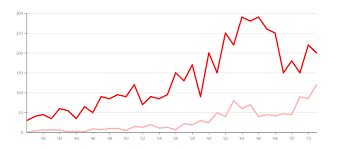
#> input picture grafica.png, 339 x 149 px
$ python practica_canny.py
#> lines starting #> are read from the running program, lines starting #| are printed output that depends on the picture; after the words box and inside, x2 and y2 are one past the last pixel; in counts of white or black regions, pixels touching at a corner belong together
import cv2
import numpy as np
x = cv2.__version__
from matplotlib import pyplot as plt


img = cv2.imread('grafica.png',0)
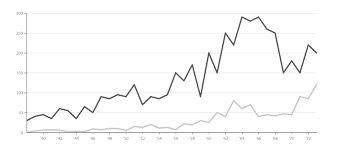
#> img: shape (149, 339); min 76, max 255, mean 250.2
cannyImage = cv2.Canny(img,100,200)  #minimo y maximo de umbral
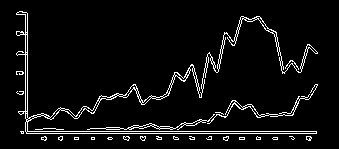
#> cannyImage: shape (149, 339); 5.5% white in thin lines or dots, all inside (x1, y1, x2, y2) = (16, 11, 318, 141)
np.uint8(np.absolute(cannyImage))

plt.subplot(121),plt.imshow(img,cmap = 'gray')
plt.title('Original '), plt.xticks([]), plt.yticks([])
plt.subplot(122),plt.imshow(cannyImage,cmap = 'gray')
plt.title('transformación'), plt.xticks([]), plt.yticks([])
plt.show()
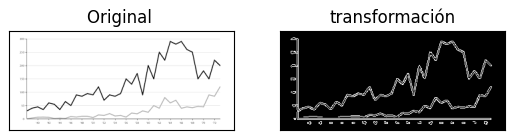
#> figure drawn by matplotlib, 2 panels

$ run again, with prueba_kernel_1.png copied over grafica.png
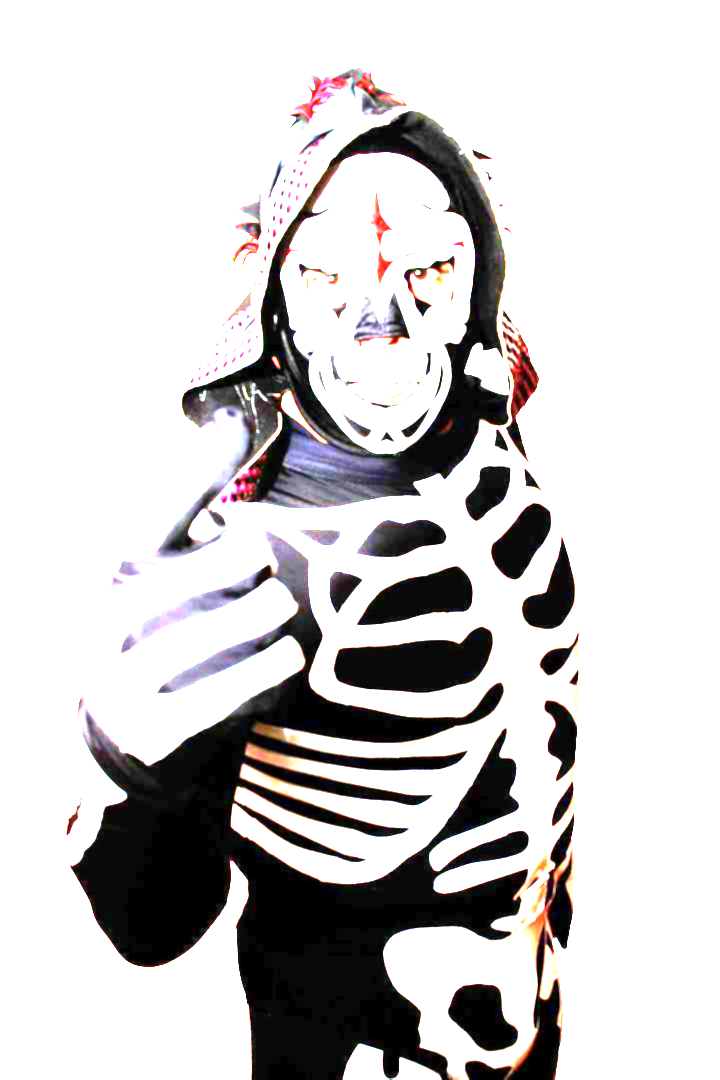
#> input picture prueba_kernel_1.png, 720 x 1080 px
#> `cannyImage = cv2.Canny(img,100,200)`:
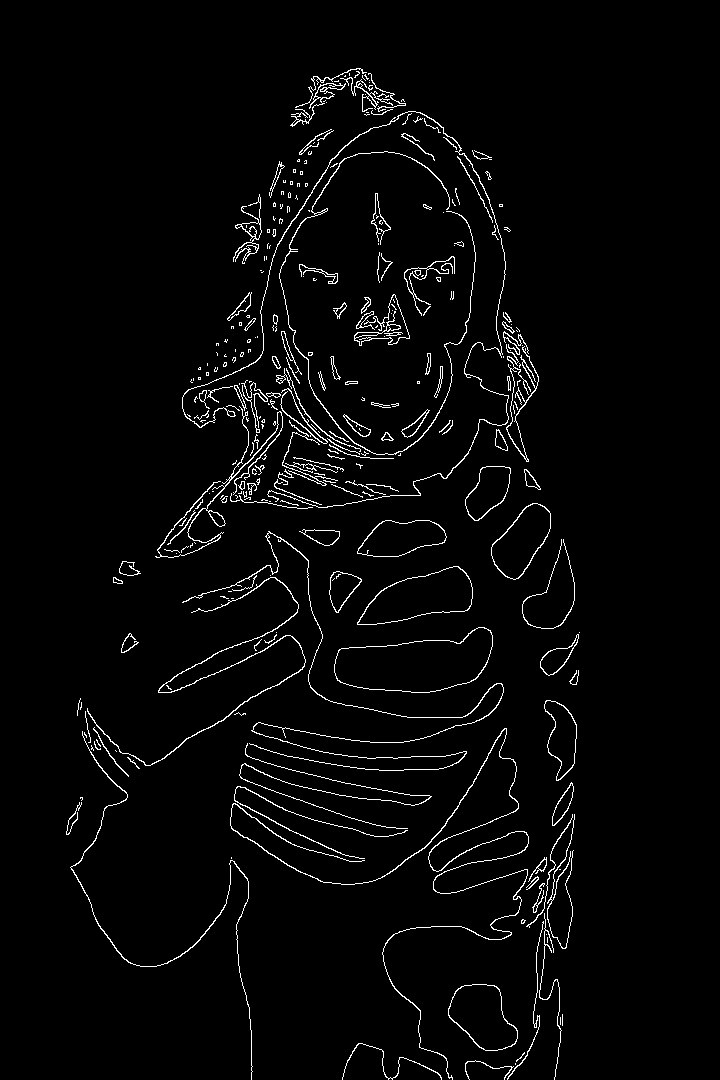
#> cannyImage: shape (1080, 720); 2.8% white in thin lines or dots, all inside (x1, y1, x2, y2) = (66, 68, 580, 1080)
#> `plt.show()`:
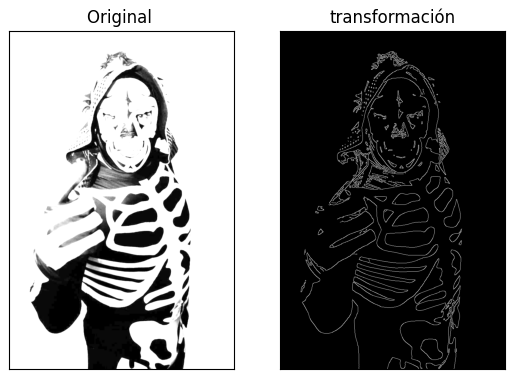
#> figure drawn by matplotlib, 2 panels

$ run again, with sudoku.png copied over grafica.png
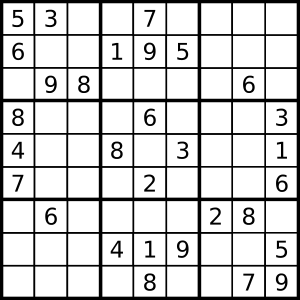
#> input picture sudoku.png, 300 x 300 px
#> img is the input picture: shape (300, 300); min 0, max 255, mean 208.6
#> `cannyImage = cv2.Canny(img,100,200)`:
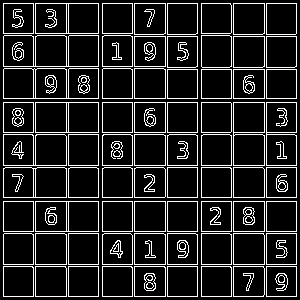
#> cannyImage: shape (300, 300); 13.4% white in thin lines or dots
#> `plt.show()`:
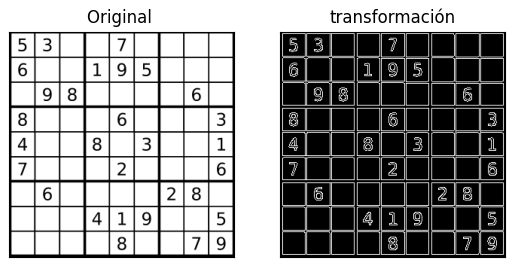
#> figure drawn by matplotlib, 2 panels
